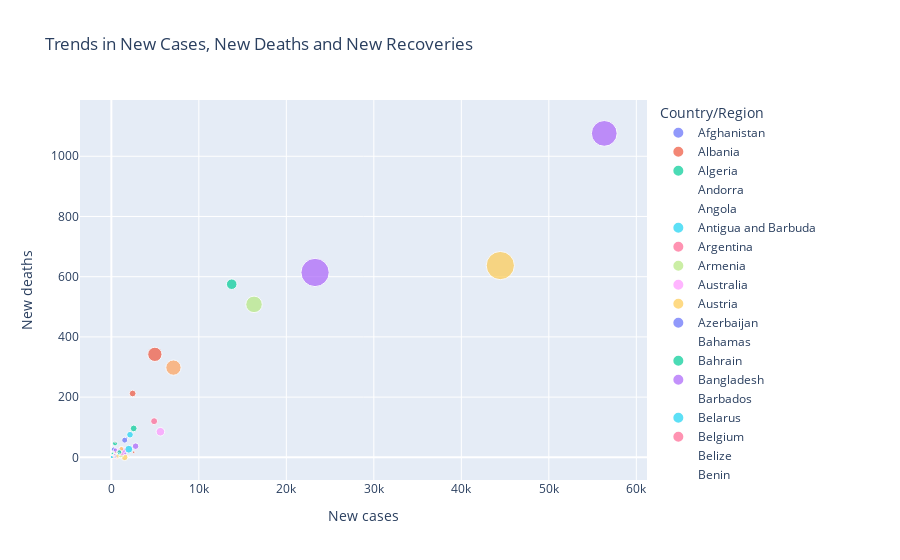

Notebook code cell kept with this figure:
### Markdown cell above
3. What were the trends in new cases,new deaths and new recoveries in each country?

### Code cell
px.scatter(df,
          x='New cases',
          y='New deaths',
          size='New recovered',
          title='Trends in New Cases, New Deaths and New Recoveries',
          color='Country/Region')
